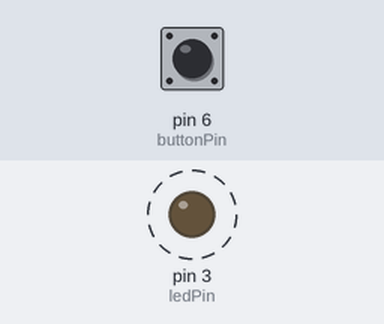
Bench run of a sketch on a simulated Arduino Leonardo, built with avr-gcc and run on an emulated ATmega32U4. Shown: output pins drawn as LEDs (lit = HIGH). Dashed ring = blinking. The test bench sets the inputs (shaded band); at power-on: pin 6 (buttonPin) HIGH.

Above: at 0.02 s.
Timing chart, 0 to 3.0 s (numbered marks = the images above):
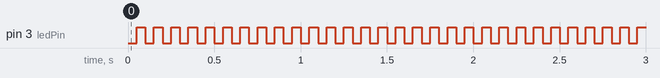

Measured:
- by itself, pin 3 (ledPin): alternates HIGH for 0.05 s and LOW for 0.05 s

The sketch:

malduino_lite.ino
```cpp
// (licence header left out)
#include "Keyboard.h"
#include "Mouse.h"

#define blinkInterval 50
#define ledPin 3
#define buttonPin 6

int defaultDelay = 4;
int defaultCharDelay = 5;
bool ledOn = true;
int rMin = 0;
int rMax = 100;

void typeKey(int key){
  Keyboard.press(key);
  delay(defaultCharDelay);
  Keyboard.release(key);
}

void setup(){

  pinMode(buttonPin, INPUT_PULLUP);
  pinMode(ledPin, OUTPUT);

  digitalWrite(ledPin, HIGH);

  if(digitalRead(buttonPin) == LOW){

    Keyboard.begin();
    Mouse.begin();

    /* ----- Script-Begin (just a little Hello World example here) ----- */
    delay(1000);

    delay(defaultDelay);
    Keyboard.print("Hello World!");

    delay(defaultDelay);
    /* ----- Script-End ----- */
    Keyboard.end();
  }
}

void loop() {
  ledOn = !ledOn;
  digitalWrite(ledPin, ledOn);
  delay(blinkInterval);
}
```
